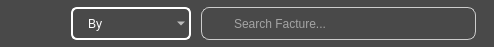
      <widget class="QFrame" name="Filter_Facture_Frame_View">
       <property name="geometry">
        <rect>
         <x>486</x>
         <y>20</y>
         <width>494</width>
         <height>47</height>
        </rect>
       </property>
       <property name="minimumSize">
        <size>
         <width>494</width>
         <height>47</height>
        </size>
       </property>
       <property name="maximumSize">
        <size>
         <width>494</width>
         <height>47</height>
        </size>
       </property>
       <property name="styleSheet">
        <string notr="true">QWidget{
	background-color: rgb(73, 73, 73);
	color: rgb(255, 255, 255);
	border-style: outset;
    	border-radius: 20px;
}</string>
       </property>
       <property name="frameShape">
        <enum>QFrame::StyledPanel</enum>
       </property>
       <property name="frameShadow">
        <enum>QFrame::Raised</enum>
       </property>
       <widget class="QComboBox" name="FilterBy_Facture">
        <property name="geometry">
         <rect>
          <x>71</x>
          <y>7</y>
          <width>120</width>
          <height>33</height>
         </rect>
        </property>
        <property name="minimumSize">
         <size>
          <width>120</width>
          <height>33</height>
         </size>
        </property>
        <property name="maximumSize">
         <size>
          <width>120</width>
          <height>33</height>
         </size>
        </property>
        <property name="styleSheet">
         <string notr="true">QComboBox{
	border: 2px solid white;
	border-radius:6px;
	padding:1px 18px 1px 3px;
	background-color: rgba(0, 0, 0, 0);
	color: rgb(255, 255, 255);
	font: 75 12pt &quot;Acme&quot;;
	padding-left: 15px;
	selection-background-color: #2980B9;
}</string>
        </property>
        <item>
         <property name="text">
          <string>By</string>
         </property>
         <property name="icon">
          <iconset resource="resources.qrc">
           <normaloff>:/Icons/Search.png</normaloff>:/Icons/Search.png</iconset>
         </property>
        </item>
        <item>
         <property name="text">
          <string>ID</string>
         </property>
         <property name="icon">
          <iconset resource="resources.qrc">
           <normaloff>:/Icons/Facture_White.png</normaloff>
           <normalon>:/Icons/Facture_Green.png</normalon>:/Icons/Facture_White.png</iconset>
         </property>
        </item>
        <item>
         <property name="text">
          <string>Date</string>
         </property>
         <property name="icon">
          <iconset resource="resources.qrc">
           <normaloff>:/Icons/Calendar_White.png</normaloff>
           <normalon>:/Icons/Calendar_Green.png</normalon>:/Icons/Calendar_White.png</iconset>
         </property>
        </item>
        <item>
         <property name="text">
          <string>CustomerID</string>
         </property>
         <property name="icon">
          <iconset resource="resources.qrc">
           <normaloff>:/Icons/Customer_Whitre.png</normaloff>
           <normalon>:/Icons/Customer_Green.png</normalon>:/Icons/Customer_Whitre.png</iconset>
         </property>
        </item>
        <item>
         <property name="text">
          <string>Total</string>
         </property>
         <property name="icon">
          <iconset resource="resources.qrc">
           <normaloff>:/Icons/TND_White.png</normaloff>
           <normalon>:/Icons/TND_Green.png</normalon>:/Icons/TND_White.png</iconset>
         </property>
        </item>
       </widget>
       <widget class="QPushButton" name="Ordre_Facture">
        <property name="geometry">
         <rect>
          <x>18</x>
          <y>7</y>
          <width>43</width>
          <height>33</height>
         </rect>
        </property>
        <property name="minimumSize">
         <size>
          <width>43</width>
          <height>33</height>
         </size>
        </property>
        <property name="maximumSize">
         <size>
          <width>43</width>
          <height>33</height>
         </size>
        </property>
        <property name="font">
         <font>
          <family>Orbitron</family>
          <pointsize>9</pointsize>
          <weight>9</weight>
          <italic>false</italic>
          <bold>false</bold>
         </font>
        </property>
        <property name="cursor">
         <cursorShape>ArrowCursor</cursorShape>
        </property>
        <property name="styleSheet">
         <string notr="true">QPushButton {
	border: none;
	background-color:rgba(0, 0, 0, 0);
	image: url(:/Icons/Order_White.png);
}
QPushButton:hover {
	border: none;
	background-color:rgba(0, 0, 0, 0);
	image: url(:/Icons/Order_Mix.png);
}
QPushButton:checked:hover {
	border: none;
	background-color:rgba(0, 0, 0, 0);
	image: url(:/Icons/Order_Mix.png);
}
QPushButton:pressed {
	border: none;
	background-color:rgba(0, 0, 0, 0);
	image: url(:/Icons/Order_Green.png);
}
QPushButton:checked{
	border-style: outset;
    	background-color:rgba(0, 0, 0, 0);
	image: url(:/Icons/Order_Green.png);
}</string>
        </property>
        <property name="text">
         <string/>
        </property>
        <property name="iconSize">
         <size>
          <width>20</width>
          <height>20</height>
         </size>
        </property>
        <property name="checkable">
         <bool>true</bool>
        </property>
        <property name="checked">
         <bool>false</bool>
        </property>
        <property name="autoRepeat">
         <bool>false</bool>
        </property>
        <property name="autoExclusive">
         <bool>false</bool>
        </property>
        <property name="autoRepeatDelay">
         <number>50</number>
        </property>
        <property name="autoRepeatInterval">
         <number>10</number>
        </property>
       </widget>
       <widget class="QLineEdit" name="Search_Facture">
        <property name="geometry">
         <rect>
          <x>201</x>
          <y>7</y>
          <width>275</width>
          <height>33</height>
         </rect>
        </property>
        <property name="minimumSize">
         <size>
          <width>275</width>
          <height>33</height>
         </size>
        </property>
        <property name="maximumSize">
         <size>
          <width>275</width>
          <height>31</height>
         </size>
        </property>
        <property name="styleSheet">
         <string notr="true">QLineEdit {
	background-color:rgba(0, 0, 0, 0);
	padding-left: 30px;
	border: 1px solid #ccc;
	border-radius: 8px;
	background-image: url(:/Icons/Search.png);
	background-repeat: no-repeat;
	background-position: left center;
	font: 75 10pt &quot;Acme&quot;;
}</string>
        </property>
        <property name="inputMask">
         <string/>
        </property>
        <property name="text">
         <string/>
        </property>
        <property name="placeholderText">
         <string>Search Facture...</string>
        </property>
       </widget>
      </widget>
